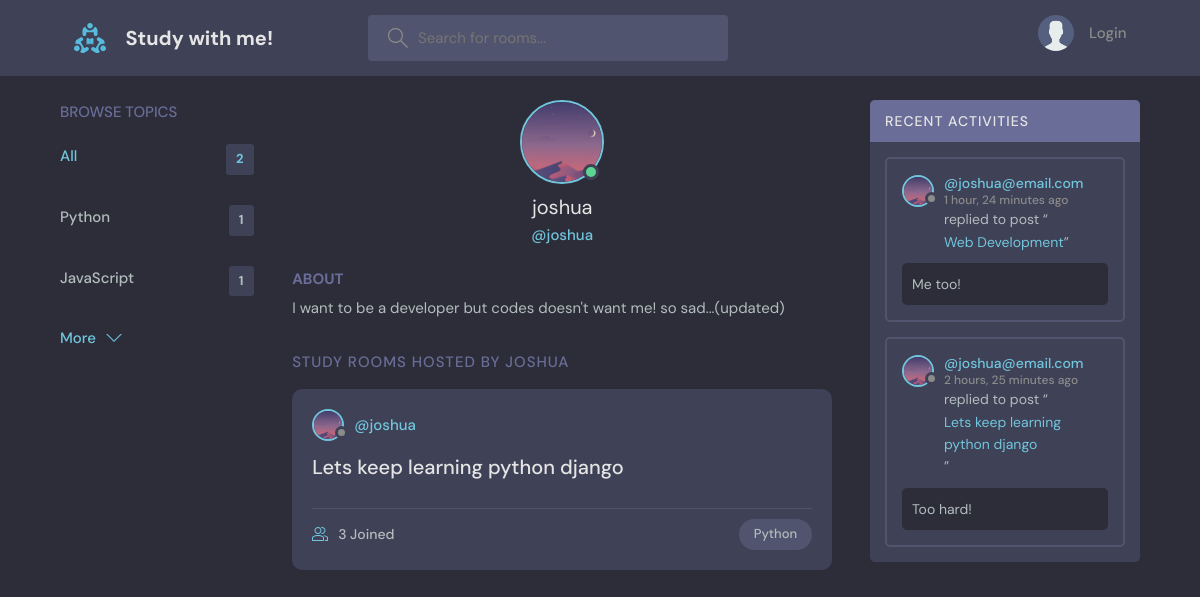
Page /profile/1/ on the committed database.
### base/models.py (models this page shows, shortened)
class Topic(models.Model):
    name = models.CharField(max_length=200)

class User(AbstractUser):
    name = models.CharField(max_length=200, null=True)
    email = models.EmailField(unique=True, null=True)
    bio = models.TextField(null=True)
    avatar = models.ImageField(null=True, default="avatar.svg")
    USERNAME_FIELD = 'email'
    REQUIRED_FIELDS = []

class Room(models.Model):
    host = models.ForeignKey(User, on_delete=models.SET_NULL, null=True)
    topic = models.ForeignKey(Topic, on_delete=models.SET_NULL, null=True)
    name = models.CharField(max_length=200)
    description = models.TextField(null=True, blank=True)
    participants = models.ManyToManyField(User, related_name='participants', blank=True)
    updated = models.DateTimeField(auto_now=True)
    created = models.DateTimeField(auto_now_add=True)
    class Meta:
        ordering = ['-updated', '-created']
    def __str__(self):
        return self.name

class Message(models.Model):
    user = models.ForeignKey(User, on_delete=models.CASCADE)
    room = models.ForeignKey(Room, on_delete=models.CASCADE)
    body = models.TextField()
    updated = models.DateTimeField(auto_now=True)
    created = models.DateTimeField(auto_now_add=True)
    class Meta:
        ordering = ['-updated', '-created']

### base/views.py (the view)
# urls.py: path('profile/<int:pk>/', views.userProfile, name="user-profile"),
def userProfile(request, pk):
    user = User.objects.get(id=pk)
    rooms = user.room_set.all()
    room_messages = user.message_set.all()
    topics = Topic.objects.all()
    context = {'user': user, 'rooms': rooms, 'room_messages': room_messages,
                'topics': topics}
    return render(request, 'base/profile.html', context)

### base/templates/base/profile.html (shortened to what this page needs)
{% extends 'main.html' %}
{% block content %}
  <main class="profile-page layout layout--3">
    <div class="container">
      {% include 'base/topics_component.html' %}
      <div class="roomList">
        <div class="profile">
          <div class="profile__avatar">
            <div class="avatar avatar--large active">
              <img src="{{user.avatar.url}}" />
            </div>
          </div>
          <div class="profile__info">
          <h3>{{user.username}}</h3>
            <p>@{{user.username}}</p>
          </div>
          <div class="profile__about">
            <h3>About</h3>
            <p>
              {{user.bio}}
            </p>
          </div>
        </div>
        <div class="roomList__header">
          <div>
            <h2>Study Rooms Hosted by {{user.username}}</a>
            </h2>
          </div>
        </div>
        {% include 'base/feed_component.html' %}
      </div>
      {% include 'base/activity_component.html' %}
    </div>
  </main>
  {% endblock %}

### templates/main.html (shortened to what this page needs)
<!DOCTYPE html>
{% load static %}
<html lang="en">
  <head>
    <link rel="stylesheet" href="{% static 'styles/style.css' %}" />
  </head>
  <body>
    {% include 'navbar.html' %}
    {% block content %}
    {% endblock %}
  </body>
</html>

### templates/navbar.html (shortened to what this page needs)
{% load static %}
<header class="header header--loggedIn">
    <div class="container">
      <a href="{% url 'home' %}" class="header__logo">
        <img src="{% static 'images/logo.svg' %}" />
        <h1>Study with me!</h1>
      </a>
      <form class="header__search" method="GET" action="{% url 'home' %}">
        <label>
          <input name="q" placeholder="Search for rooms..." />
        </label>
      </form>
      <nav class="header__menu">
        {% if request.user.is_authenticated %}
        <div class="header__user">
          <a href="{% url 'user-profile' request.user.id %}">
            <div class="avatar avatar--medium active">
              <img src="{{request.user.avatar.url}}" />
            </div>
            <p>{{request.user.username}}<span>@{{request.user.username}}</span></p>
          </a>
          <button class="dropdown-button">
            <svg version="1.1" xmlns="http://www.w3.org/2000/svg" width="32" height="32" viewBox="0 0 32 32">
              <title>chevron-down</title>
              <path d="M16 21l-13-13h-3l16 16 16-16h-3l-13 13z"></path>
            </svg>
          </button>
        </div>
        {% else %}
        <a href="{% url 'login' %}">
          <img src="{% static 'images/avatar.svg' %}" />
          <p>Login</p>
        </a>
        {% endif %}
      </nav>
    </div>
  </header>

### base/templates/base/topics_component.html
<div class="topics">
    <div class="topics__header">
      <h2>Browse Topics</h2>
    </div>
    <ul class="topics__list">
      <li>
        <a href="{% url 'home' %}" class="active">All <span>{{topics.count}}</span></a>
      </li>
      {% for topic in topics %}
      <li>
        <a href="{% url 'home' %}?q={{ topic.name }}">{{topic.name}} <span>{{topic.room_set.all.count}}</span></a>
      </li>
      {% endfor %}
    </ul>
    <a class="btn btn--link" href="{% url 'topics' %}">
      More
      <svg version="1.1" xmlns="http://www.w3.org/2000/svg" width="32" height="32" viewBox="0 0 32 32">
        <title>chevron-down</title>
        <path d="M16 21l-13-13h-3l16 16 16-16h-3l-13 13z"></path>
      </svg>
    </a>
  </div>

### base/templates/base/feed_component.html (shortened to what this page needs)
{% for room in rooms %}
<div class="roomListRoom">
    <div class="roomListRoom__header">
      <a href="{% url 'user-profile' room.host.id %}" class="roomListRoom__author">
        <div class="avatar avatar--small">
          <img src="{{room.host.avatar.url}}" />
        </div>
        <span>@{{room.host.username}}</span>
      </a>
    </div>
    <div class="roomListRoom__content">
      <a href="{% url 'room' room.id %}">{{room.name}}</a>
    </div>
    <div class="roomListRoom__meta">
      <a href="{% url 'room' room.id %}" class="roomListRoom__joined">
        {{room.participants.all.count}} Joined
      </a>
      <p class="roomListRoom__topic">{{room.topic.name}}</p>
    </div>
</div>
{% endfor %}

### base/templates/base/activity_component.html (shortened to what this page needs)
<div class="activities">
    <div class="activities__header">
      <h2>Recent Activities</h2>
    </div>
    {% for message in room_messages %}
    <div class="activities__box">
      <div class="activities__boxHeader roomListRoom__header">
        <a href="{% url 'user-profile' message.user.id %}" class="roomListRoom__author">
          <div class="avatar avatar--small">
            <img src="{{message.user.avatar.url}}" />
          </div>
          <p>
            @{{message.user}}
            <span>{{message.created|timesince}} ago</span>
          </p>
        </a>
      </div>
      <div class="activities__boxContent">
        <p>replied to post “<a href="{% url 'room' message.room.id %}">{{message.room}}</a>”</p>
        <div class="activities__boxRoomContent">
          {{message.body}}
        </div>
      </div>
    </div>
    {% endfor %}
  </div>

### rows in the picture
Topic: name "Python", room_set.all.count "1"
Topic: name "JavaScript", room_set.all.count "1"
User: avatar (picture), username "joshua", bio "I want to be a developer but codes doesn't want me! so sad...(updated)", username "JOSHUA"
Room: host.avatar (picture), host.username "joshua", name "Lets keep learning python django", participants.all.count "3", topic.name "Python"
Message: user.avatar (picture), user "joshua@email.com", created "1 hour, 24 minutes", room "Web Development", body "Me too!"
Message: user.avatar (picture), user "joshua@email.com", created "2 hours, 25 minutes", room "Lets keep learning python django", body "Too hard!"

### other values in the picture
{{ topics.count }} "2"
